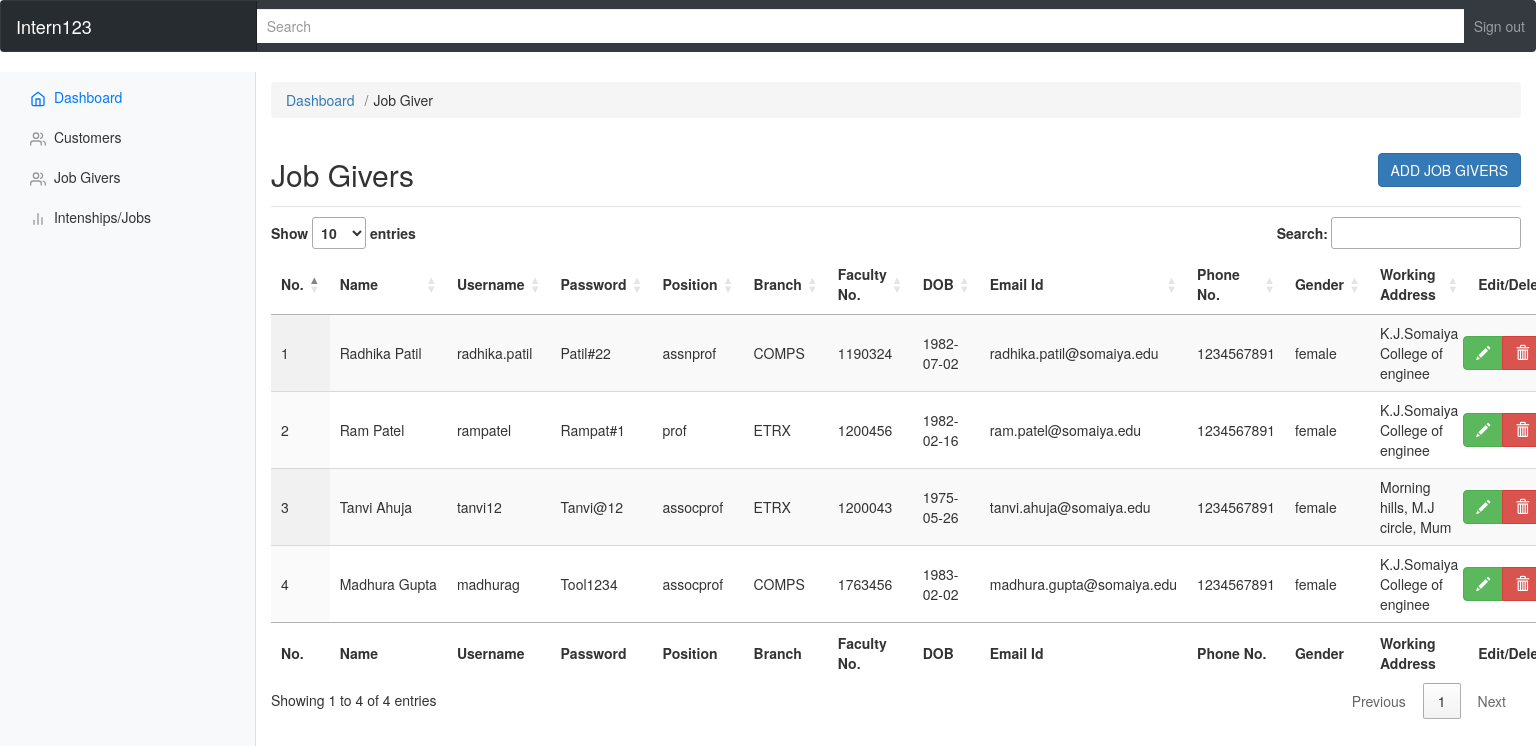
/admin_shreya_new/jobgiver.php (signed in), run on the app's committed database.
### tables this page shows
CREATE TABLE `teachers_signin` (
  `fname` varchar(20) NOT NULL,
  `lname` varchar(20) NOT NULL,
  `username` varchar(20) NOT NULL,
  `userpass` varchar(8) NOT NULL,
  `position` varchar(40) NOT NULL,
  `branch` varchar(40) NOT NULL,
  `faculty_num` varchar(10) NOT NULL,
  `dob` date NOT NULL,
  `email_id` varchar(30) NOT NULL,
  `pno` varchar(10) NOT NULL,
  `gender` varchar(10) NOT NULL,
  `working_addr` varchar(30) NOT NULL
);

### admin_shreya_new/jobgiver.php (the view, shortened to what this page needs)
<?php include('include/header.php');   ?>
<?php include('include/sidebar.php');   ?>
        <main role="main" class="col-md-9 ml-sm-auto col-lg-10 pt-3 px-4">
        <nav aria-label="breadcrumb">
                 <ol class="breadcrumb">
                 <li class="breadcrumb-item"><a href="admindashboard.php">Dashboard</a></li>
                 <li class="breadcrumb-item"><a href="#"></a>Job Giver</li>
                 </ol>
               </nav>
          <div class="d-flex justify-content-between flex-wrap flex-md-nowrap align-items-center pb-2 mb-3 border-bottom">
          <h1 class="h2">Job Givers</h1>
            <div class="btn-toolbar mb-2 mb-md-0">
              <a href="addjobgiver.php" class="btn btn-primary">ADD JOB GIVERS</a>
            </div>
          </div>
          <table id="example" class="display" style="width:100%">
        <thead>
            <tr>
            <th>No.</th>
                <th>Name</th>
                <th>Username</th>
                <th>Password</th>
                <th>Position</th>
                <th>Branch</th>
                <th>Faculty No.</th>
                <th>DOB</th>
                <th>Email Id</th>
                <th>Phone No.</th>
                <th>Gender</th>
                <th>Working Address</th>
                <th>Edit/Delete</th>
            </tr>
        </thead>
        <tbody>
        <?php
        $id = 0;
           include("config.php");
           $query = mysqli_query($conn, "select * from teachers_signin");
            while($row = mysqli_fetch_array($query)){
              $id += 1;
        ?>
              <tr>
                 <td><?php  echo $id  ?></td>
                 <td><?php  echo $row['fname']; echo"&nbsp";echo $row['lname'];  ?></td>
                 <td><?php  echo $row['username'];  ?></td>
                 <td><?php  echo $row['userpass'];  ?></td>
                 <td><?php  echo $row['position'];  ?></td>
                 <td><?php  echo $row['branch'];  ?></td>
                 <td><?php  echo $row['faculty_num'];  ?></td>
                 <td><?php  echo $row['dob'];  ?></td>
                 <td><?php  echo $row['email_id'];  ?></td>
                 <td><?php  echo $row['pno'];  ?></td>
                 <td><?php  echo $row['gender'];  ?></td>
                 <td><?php  echo $row['working_addr'];  ?></td>
                 <td>
                    <div class="row">
                    <div class="btn-group">
                      <a onClick="return confirm('Please confirm edition');" href="teacheredit.php?edit=<?php echo $row['email_id']; ?>" class="btn btn-success"><span class="glyphicon glyphicon-pencil"></span></a>
                      <a onClick="return confirm('Please confirm deletion');" href="teacherdelete.php?del=<?php echo $row['email_id']; ?>" class="btn btn-danger"><span class="glyphicon glyphicon-trash"></span></a>
                    </div>
                    </div>
                 </td>
              </tr>
            <?php   }  ?>
        </tbody>
        <tfoot>
            <tr>
            <th>No.</th>
                <th>Name</th>
                <th>Username</th>
                <th>Password</th>
                <th>Position</th>
                <th>Branch</th>
                <th>Faculty No.</th>
                <th>DOB</th>
                <th>Email Id</th>
                <th>Phone No.</th>
                <th>Gender</th>
                <th>Working Address</th>
                <th>Edit/Delete</th>
            </tr>
        </tfoot>
    </table>
          </div>
      </div>
  </body>
</html>

### admin_shreya_new/include/header.php (shortened to what this page needs)
<!doctype html>
<html lang="en">
  <head>
<link rel="stylesheet" href="https://maxcdn.bootstrapcdn.com/bootstrap/4.5.2/css/bootstrap.min.css">
<link rel="stylesheet" href="https://cdn.datatables.net/1.10.22/css/jquery.dataTables.min.css">
    <link href="css/dashboard.css" rel="stylesheet">
    <link href="//netdna.bootstrapcdn.com/bootstrap/3.0.0/css/bootstrap.min.css" rel="stylesheet">
  </head>
  <body>
  <nav class="navbar navbar-dark sticky-top bg-dark flex-md-nowrap p-0">
      <a class="navbar-brand col-sm-3 col-md-2 mr-0" href="#">Intern123</a>
      <input class="form-control form-control-dark w-100" type="text" placeholder="Search" aria-label="Search">
      <ul class="navbar-nav px-3">
        <li class="nav-item text-nowrap">
          <a class="nav-link" href="logout.php">Sign out</a>
        </li>
      </ul>
    </nav>

### admin_shreya_new/include/sidebar.php (shortened to what this page needs)
<div class="container-fluid">
      <div class="row">
        <nav class="col-md-2 d-none d-md-block bg-light sidebar">
          <div class="sidebar-sticky">
            <ul class="nav flex-column">
              <li class="nav-item">
                <a class="nav-link active" href="#">
                  <span data-feather="home"></span>
                  Dashboard <span class="sr-only">(current)</span>
                </a>
              </li>
              <li class="nav-item">
                <a class="nav-link" href="customer.php">
                  <span data-feather="users"></span>
                  Customers
                </a>
              </li>
              <li class="nav-item">
                <a class="nav-link" href="jobgiver.php">
                  <span data-feather="users"></span>
                  Job Givers
                </a>
              </li>
              <li class="nav-item">
                <a class="nav-link" href="allinternships.php">
                  <span data-feather="bar-chart-2"></span>
                  Intenships/Jobs
                </a>
              </li>
            </ul>
          </div>
        </nav>

### admin/css/dashboard.css (style rules this page uses)
body { font-size: 0.875rem; }
.feather { width: 16px; height: 16px; vertical-align: text-bottom; }
.sidebar { position: fixed; top: 0; bottom: 0; left: 0; z-index: 100; padding: 0; box-shadow: inset -1px 0 0 rgba(0, 0, 0, 0.1); }
.sidebar-sticky { position: -webkit-sticky; position: sticky; top: 48px; height: calc(100vh - 48px); padding-top: 0.5rem; overflow-x: hidden; overflow-y: auto; }
.sidebar .nav-link { font-weight: 500; color: #333; }
.sidebar .nav-link .feather { margin-right: 4px; color: #999; }
.sidebar .nav-link.active { color: #007bff; }
.sidebar .nav-link:hover .feather, .sidebar .nav-link.active .feather { color: inherit; }
.navbar-brand { padding-top: 0.75rem; padding-bottom: 0.75rem; font-size: 1rem; background-color: rgba(0, 0, 0, 0.25); box-shadow: inset -1px 0 0 rgba(0, 0, 0, 0.25); }
.navbar .form-control { padding: 0.75rem 1rem; border-width: 0; border-radius: 0; }
.form-control-dark { color: #fff; background-color: rgba(255, 255, 255, 0.1); border-color: rgba(255, 255, 255, 0.1); }
.border-bottom { border-bottom: 1px solid #e5e5e5; }

### data on the page
teachers_signin: fname "Radhika", lname "Patil", username "radhika.patil", userpass "Patil#22", position "assnprof", branch "COMPS", faculty_num "1190324", dob "1982-07-02", email "radhika.patil@somaiya.edu", pno "1234567891", gender "female", working_addr "K.J.Somaiya College of enginee"
teachers_signin: fname "Ram", lname "Patel", username "rampatel", userpass "Rampat#1", position "prof", branch "ETRX", faculty_num "1200456", dob "1982-02-16", email "ram.patel@somaiya.edu", pno "1234567891", gender "female", working_addr "K.J.Somaiya College of enginee"
teachers_signin: fname "Tanvi", lname "Ahuja", username "tanvi12", userpass "Tanvi@12", position "assocprof", branch "ETRX", faculty_num "1200043", dob "1975-05-26", email "tanvi.ahuja@somaiya.edu", pno "1234567891", gender "female", working_addr "Morning hills, M.J circle, Mum"
teachers_signin: fname "Madhura", lname "Gupta", username "madhurag", userpass "Tool1234", position "assocprof", branch "COMPS", faculty_num "1763456", dob "1983-02-02", email "madhura.gupta@somaiya.edu", pno "1234567891", gender "female", working_addr "K.J.Somaiya College of enginee"
